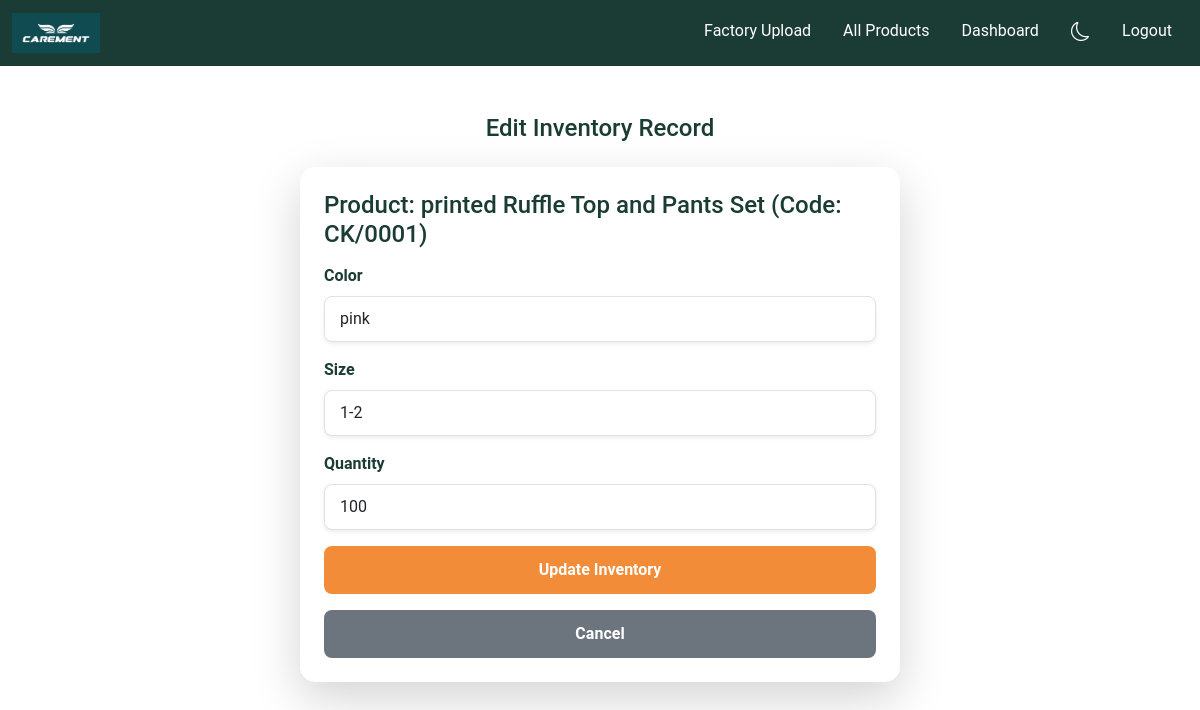
/edit_inventory/1 (signed in), run on an earlier commit of the app's database.
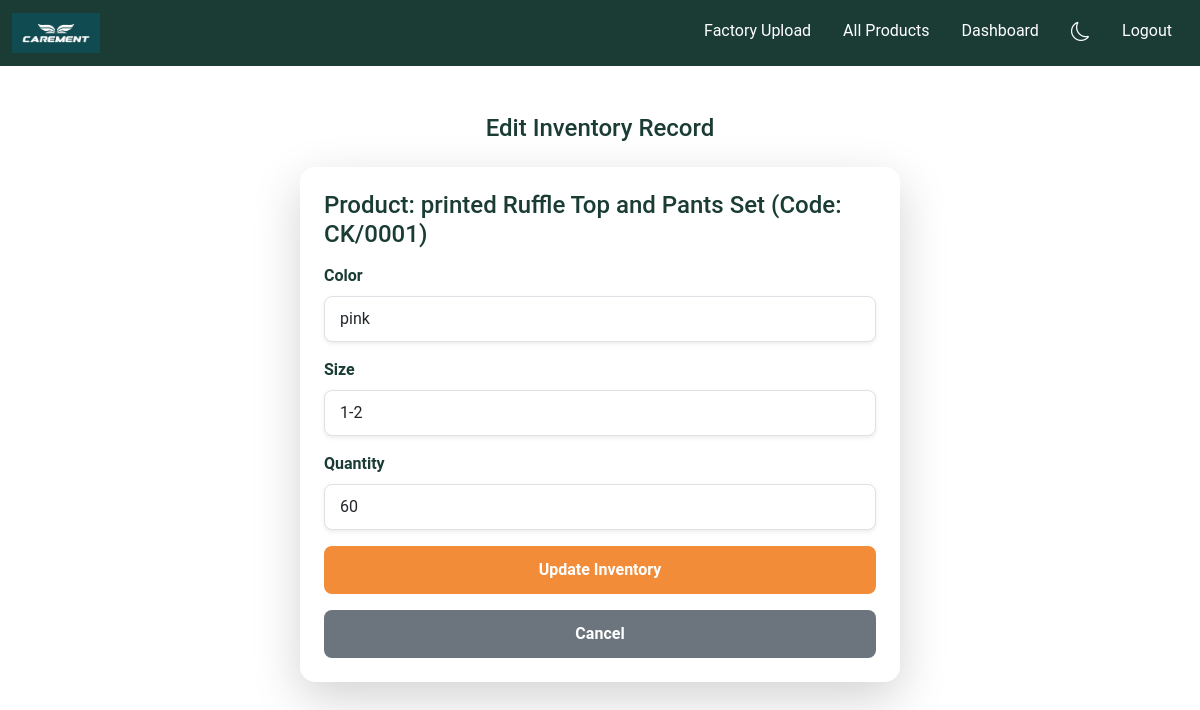
And on a later commit of the database.
### tables this page shows
CREATE TABLE inventory_breakdown (
        id INTEGER PRIMARY KEY AUTOINCREMENT,
        product_id INTEGER,
        color TEXT,
        size TEXT,
        quantity INTEGER,
        FOREIGN KEY (product_id) REFERENCES products(product_id)
    );

### app.py (the view, shortened to what this page needs)
@app.route('/edit_inventory/<int:inventory_id>', methods=['GET', 'POST'])
def edit_inventory(inventory_id):
    if 'user_id' not in session or session.get('role') != 'factory':
        flash('Please login as factory admin!', 'error')
        return redirect(url_for('login'))
    conn = get_db()
    if not conn:
        return redirect(url_for('index'))
    c = conn.cursor()
    try:
        c.execute('SELECT * FROM inventory_breakdown WHERE id = ?', (inventory_id,))
        inventory = c.fetchone()
        if not inventory:
            flash('Inventory record not found!', 'error')
            return redirect(url_for('factory_upload'))
        c.execute('SELECT * FROM products WHERE product_id = ?', (inventory['product_id'],))
        product = c.fetchone()
        conn.close()
        return render_template('edit_inventory.html', inventory=inventory, product=product)
    except sqlite3.Error as e:
        flash(f"Database error: {e}", 'error')
        conn.close()
        return redirect(url_for('factory_upload'))

### app.py (called while the page is built)
def get_db():
    try:
        conn = sqlite3.connect('database.db')
        conn.row_factory = sqlite3.Row
        return conn
    except sqlite3.Error as e:
        flash(f"Database connection error: {e}", 'error')
        return None

### templates/edit_inventory.html
{% extends 'base.html' %}
{% block content %}
<div class="container mt-5">
    <h2 class="text-center mb-4" style="color: #1A3C34;">Edit Inventory Record</h2>
    <div class="card shadow-lg border-0" style="max-width: 600px; margin: 0 auto; border-radius: 15px;">
        <div class="card-body p-4">
            <h4 class="mb-3" style="color: #1A3C34;">Product: {{ product.product_name }} (Code: {{ product.product_code }})</h4>
            <form method="POST" action="{{ url_for('edit_inventory', inventory_id=inventory.id) }}">
                <div class="mb-3">
                    <label for="color" class="form-label fw-bold" style="color: #1A3C34;">Color</label>
                    <input type="text" class="form-control form-control-lg shadow-sm" id="color" name="color" value="{{ inventory.color }}" required style="border-radius: 8px;">
                </div>
                <div class="mb-3">
                    <label for="size" class="form-label fw-bold" style="color: #1A3C34;">Size</label>
                    <input type="text" class="form-control form-control-lg shadow-sm" id="size" name="size" value="{{ inventory.size }}" required style="border-radius: 8px;">
                </div>
                <div class="mb-3">
                    <label for="quantity" class="form-label fw-bold" style="color: #1A3C34;">Quantity</label>
                    <input type="number" class="form-control form-control-lg shadow-sm" id="quantity" name="quantity" value="{{ inventory.quantity }}" required style="border-radius: 8px;">
                </div>
                <button type="submit" class="btn w-100 text-white fw-bold" style="background-color: #F28C38; border: none; border-radius: 8px; padding: 12px;">Update Inventory</button>
            </form>
            <a href="{{ url_for('factory_upload') }}" class="btn w-100 mt-3 text-white fw-bold" style="background-color: #6c757d; border: none; border-radius: 8px; padding: 12px;">Cancel</a>
        </div>
    </div>
</div>
{% endblock %}

What changed in the data, as far as the page shows it:
changed inventory_breakdown "pink": quantity "100" → "60"
